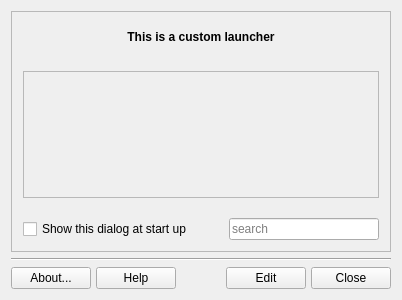
<?xml version="1.0" encoding="UTF-8"?>
<ui version="4.0">
 <class>MainWindow</class>
 <widget class="QWidget" name="MainWindow">
  <property name="geometry">
   <rect>
    <x>0</x>
    <y>0</y>
    <width>402</width>
    <height>300</height>
   </rect>
  </property>
  <property name="minimumSize">
   <size>
    <width>0</width>
    <height>300</height>
   </size>
  </property>
  <property name="windowTitle">
   <string>Custom Toolbox</string>
  </property>
  <property name="windowIcon">
   <iconset resource="../images.qrc">
    <normaloff>:/icons/custom-toolbox.svg</normaloff>:/icons/custom-toolbox.svg</iconset>
  </property>
  <layout class="QGridLayout" name="gridLayout" rowstretch="0,0,0,0" rowminimumheight="0,0,0,0">
   <property name="sizeConstraint">
    <enum>QLayout::SizeConstraint::SetDefaultConstraint</enum>
   </property>
   <item row="2" column="0">
    <widget class="Line" name="line">
     <property name="orientation">
      <enum>Qt::Orientation::Horizontal</enum>
     </property>
    </widget>
   </item>
   <item row="3" column="0">
    <layout class="QGridLayout" columnstretch="0,0,0,0,0,0,0,0,0">
     <property name="leftMargin">
      <number>0</number>
     </property>
     <property name="topMargin">
      <number>0</number>
     </property>
     <property name="rightMargin">
      <number>0</number>
     </property>
     <property name="bottomMargin">
      <number>0</number>
     </property>
     <property name="spacing">
      <number>5</number>
     </property>
     <item row="0" column="0">
      <widget class="QPushButton" name="pushAbout">
       <property name="sizePolicy">
        <sizepolicy hsizetype="Minimum" vsizetype="Minimum">
         <horstretch>0</horstretch>
         <verstretch>0</verstretch>
        </sizepolicy>
       </property>
       <property name="toolTip">
        <string>About this application</string>
       </property>
       <property name="text">
        <string>About...</string>
       </property>
       <property name="icon">
        <iconset theme="help-about"/>
       </property>
       <property name="shortcut">
        <string>Alt+A</string>
       </property>
       <property name="autoDefault">
        <bool>false</bool>
       </property>
      </widget>
     </item>
     <item row="0" column="7">
      <widget class="QPushButton" name="pushEdit">
       <property name="sizePolicy">
        <sizepolicy hsizetype="Minimum" vsizetype="Minimum">
         <horstretch>0</horstretch>
         <verstretch>0</verstretch>
        </sizepolicy>
       </property>
       <property name="toolTip">
        <string>Customize launcher</string>
       </property>
       <property name="text">
        <string>Edit</string>
       </property>
       <property name="icon">
        <iconset theme="menu-editor"/>
       </property>
       <property name="shortcut">
        <string>Alt+E</string>
       </property>
      </widget>
     </item>
     <item row="0" column="6">
      <spacer name="horizontalSpacer2">
       <property name="orientation">
        <enum>Qt::Orientation::Horizontal</enum>
       </property>
       <property name="sizeHint" stdset="0">
        <size>
         <width>40</width>
         <height>20</height>
        </size>
       </property>
      </spacer>
     </item>
     <item row="0" column="2">
      <spacer name="horizontalSpacer1">
       <property name="orientation">
        <enum>Qt::Orientation::Horizontal</enum>
       </property>
       <property name="sizeHint" stdset="0">
        <size>
         <width>40</width>
         <height>20</height>
        </size>
       </property>
      </spacer>
     </item>
     <item row="0" column="5">
      <widget class="QLabel" name="label">
       <property name="maximumSize">
        <size>
         <width>32</width>
         <height>32</height>
        </size>
       </property>
       <property name="midLineWidth">
        <number>0</number>
       </property>
       <property name="text">
        <string/>
       </property>
       <property name="pixmap">
        <pixmap resource="../images.qrc">:/icons/logo.svg</pixmap>
       </property>
       <property name="scaledContents">
        <bool>true</bool>
       </property>
      </widget>
     </item>
     <item row="0" column="1">
      <widget class="QPushButton" name="pushHelp">
       <property name="enabled">
        <bool>true</bool>
       </property>
       <property name="sizePolicy">
        <sizepolicy hsizetype="Minimum" vsizetype="Minimum">
         <horstretch>0</horstretch>
         <verstretch>0</verstretch>
        </sizepolicy>
       </property>
       <property name="text">
        <string>Help</string>
       </property>
       <property name="icon">
        <iconset theme="help-contents"/>
       </property>
       <property name="shortcut">
        <string>Alt+H</string>
       </property>
      </widget>
     </item>
     <item row="0" column="8">
      <widget class="QPushButton" name="pushCancel">
       <property name="sizePolicy">
        <sizepolicy hsizetype="Minimum" vsizetype="Minimum">
         <horstretch>0</horstretch>
         <verstretch>0</verstretch>
        </sizepolicy>
       </property>
       <property name="toolTip">
        <string>Close application</string>
       </property>
       <property name="text">
        <string>Close</string>
       </property>
       <property name="icon">
        <iconset theme="window-close"/>
       </property>
       <property name="shortcut">
        <string>Alt+C</string>
       </property>
       <property name="autoDefault">
        <bool>false</bool>
       </property>
      </widget>
     </item>
    </layout>
   </item>
   <item row="1" column="0">
    <widget class="QFrame" name="frame">
     <property name="sizePolicy">
      <sizepolicy hsizetype="MinimumExpanding" vsizetype="MinimumExpanding">
       <horstretch>0</horstretch>
       <verstretch>0</verstretch>
      </sizepolicy>
     </property>
     <property name="font">
      <font>
       <strikeout>false</strikeout>
       <kerning>true</kerning>
      </font>
     </property>
     <property name="mouseTracking">
      <bool>false</bool>
     </property>
     <property name="autoFillBackground">
      <bool>false</bool>
     </property>
     <property name="frameShape">
      <enum>QFrame::Shape::StyledPanel</enum>
     </property>
     <property name="frameShadow">
      <enum>QFrame::Shadow::Plain</enum>
     </property>
     <property name="lineWidth">
      <number>1</number>
     </property>
     <layout class="QGridLayout" name="gridLayout_2">
      <property name="verticalSpacing">
       <number>20</number>
      </property>
      <item row="2" column="0" colspan="2">
       <widget class="QScrollArea" name="scrollArea">
        <property name="sizePolicy">
         <sizepolicy hsizetype="Expanding" vsizetype="Expanding">
          <horstretch>0</horstretch>
          <verstretch>0</verstretch>
         </sizepolicy>
        </property>
        <property name="focusPolicy">
         <enum>Qt::FocusPolicy::TabFocus</enum>
        </property>
        <property name="autoFillBackground">
         <bool>false</bool>
        </property>
        <property name="horizontalScrollBarPolicy">
         <enum>Qt::ScrollBarPolicy::ScrollBarAlwaysOff</enum>
        </property>
        <property name="sizeAdjustPolicy">
         <enum>QAbstractScrollArea::SizeAdjustPolicy::AdjustToContentsOnFirstShow</enum>
        </property>
        <property name="widgetResizable">
         <bool>true</bool>
        </property>
        <widget class="QWidget" name="scrollAreaWidgetContents">
         <property name="geometry">
          <rect>
           <x>0</x>
           <y>0</y>
           <width>362</width>
           <height>116</height>
          </rect>
         </property>
         <property name="autoFillBackground">
          <bool>true</bool>
         </property>
         <layout class="QVBoxLayout" name="verticalLayout">
          <item>
           <layout class="QGridLayout" name="gridLayout_btn"/>
          </item>
          <item>
           <spacer name="verticalSpacer">
            <property name="orientation">
             <enum>Qt::Orientation::Vertical</enum>
            </property>
            <property name="sizeHint" stdset="0">
             <size>
              <width>20</width>
              <height>40</height>
             </size>
            </property>
           </spacer>
          </item>
         </layout>
        </widget>
       </widget>
      </item>
      <item row="0" column="0" rowspan="2" colspan="2">
       <widget class="QLabel" name="commentLabel">
        <property name="sizePolicy">
         <sizepolicy hsizetype="MinimumExpanding" vsizetype="Minimum">
          <horstretch>0</horstretch>
          <verstretch>0</verstretch>
         </sizepolicy>
        </property>
        <property name="font">
         <font>
          <bold>true</bold>
          <strikeout>false</strikeout>
          <kerning>true</kerning>
         </font>
        </property>
        <property name="text">
         <string>This is a custom launcher</string>
        </property>
        <property name="alignment">
         <set>Qt::AlignmentFlag::AlignCenter</set>
        </property>
        <property name="wordWrap">
         <bool>true</bool>
        </property>
        <property name="margin">
         <number>-2</number>
        </property>
       </widget>
      </item>
      <item row="4" column="0">
       <widget class="QCheckBox" name="checkBoxStartup">
        <property name="text">
         <string>Show this dialog at start up</string>
        </property>
       </widget>
      </item>
      <item row="4" column="1">
       <widget class="QLineEdit" name="textSearch">
        <property name="maximumSize">
         <size>
          <width>150</width>
          <height>16777215</height>
         </size>
        </property>
        <property name="focusPolicy">
         <enum>Qt::FocusPolicy::StrongFocus</enum>
        </property>
        <property name="autoFillBackground">
         <bool>false</bool>
        </property>
        <property name="frame">
         <bool>true</bool>
        </property>
        <property name="placeholderText">
         <string>search</string>
        </property>
        <property name="clearButtonEnabled">
         <bool>true</bool>
        </property>
       </widget>
      </item>
     </layout>
    </widget>
   </item>
  </layout>
 </widget>
 <layoutdefault spacing="6" margin="11"/>
 <tabstops>
  <tabstop>scrollArea</tabstop>
  <tabstop>checkBoxStartup</tabstop>
  <tabstop>textSearch</tabstop>
  <tabstop>pushAbout</tabstop>
  <tabstop>pushHelp</tabstop>
  <tabstop>pushEdit</tabstop>
  <tabstop>pushCancel</tabstop>
 </tabstops>
 <resources>
  <include location="../images.qrc"/>
 </resources>
 <connections/>
</ui>
